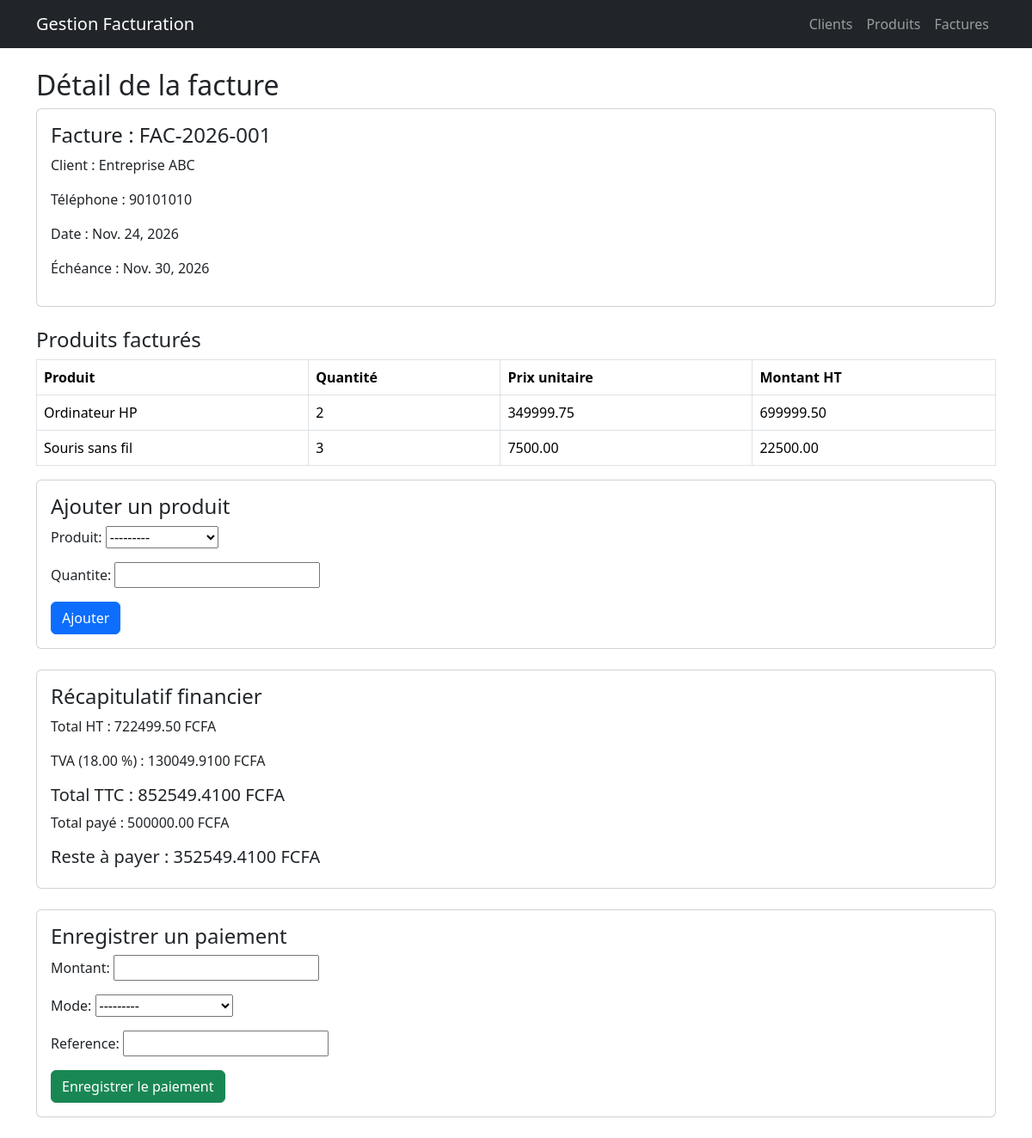
The page /factures/1/ on the database its author committed.
### facturation/models.py (models this page shows, shortened)
class Facture(models.Model):
    STATUTS = [
        ('BROUILLON', 'Brouillon'),
        ('VALIDEE', 'Validée'),
        ('PAYEE', 'Payée'),
        ('ANNULEE', 'Annulée'),
    ]
    numero = models.CharField(max_length=30, unique=True)
    client = models.ForeignKey(
        Client,
        on_delete=models.PROTECT,
        related_name='factures',
    )
    date_creation = models.DateField(auto_now_add=True)
    date_echeance = models.DateField()
    taux_tva = models.DecimalField(
        max_digits=5,
        decimal_places=2,
        default=Decimal('18.00'),
    )
    statut = models.CharField(
        max_length=20,
        choices=STATUTS,
        default='BROUILLON',
    )
    @property
    def total_ht(self):
        return sum(
            (ligne.montant_ht for ligne in self.lignes.all()),
            Decimal('0'),
        )
    @property
    def montant_tva(self):
        return self.total_ht * self.taux_tva / Decimal('100')
    @property
    def total_ttc(self):
        return self.total_ht + self.montant_tva
    @property
    def total_paye(self):
        return sum(
            (p.montant for p in self.paiements.all()),
            Decimal('0'),
        )
    @property
    def reste_a_payer(self):
        return self.total_ttc - self.total_paye

class Client(models.Model):
    nom = models.CharField(max_length=150)
    email = models.EmailField(blank=True)
    telephone = models.CharField(max_length=20)
    adresse = models.TextField(blank=True)
    date_creation = models.DateTimeField(auto_now_add=True)

class LigneFacture(models.Model):
    facture = models.ForeignKey(
        Facture,
        on_delete=models.CASCADE,
        related_name='lignes',
    )
    produit = models.ForeignKey(Produit, on_delete=models.PROTECT)
    quantite = models.PositiveIntegerField()
    prix_unitaire = models.DecimalField(max_digits=12, decimal_places=2)
    @property
    def montant_ht(self):
        return self.quantite * self.prix_unitaire

class Produit(models.Model):
    nom = models.CharField(max_length=150)
    description = models.TextField(blank=True)
    prix = models.DecimalField(max_digits=12, decimal_places=2)
    stock = models.PositiveIntegerField(default=0)
    date_creation = models.DateTimeField(auto_now_add=True)
    def __str__(self):
        return self.nom

class Paiement(models.Model):
    MODES = [
        ('ESPECES', 'Espèces'),
        ('VIREMENT', 'Virement bancaire'),
        ('CHEQUE', 'Chèque'),
        ('MOBILE_MONEY', 'Mobile Money'),
    ]
    facture = models.ForeignKey(
        Facture,
        on_delete=models.PROTECT,
        related_name='paiements',
    )
    montant = models.DecimalField(max_digits=12, decimal_places=2)
    mode = models.CharField(max_length=20, choices=MODES)
    date_paiement = models.DateTimeField(auto_now_add=True)
    reference = models.CharField(max_length=100, blank=True)

### facturation/views.py (the view)
def detail_facture(request, facture_id):
    facture = get_object_or_404(Facture, id=facture_id)
    return render(
        request,
        'facturation/detail_facture.html',
        {
            'facture': facture,
            'ligne_form': LigneFactureForm(),
            'paiement_form': PaiementForm(),
        },
    )

### facturation/forms.py
class LigneFactureForm(forms.ModelForm):
    class Meta:
        model = LigneFacture
        fields = ['produit', 'quantite']

class PaiementForm(forms.ModelForm):
    class Meta:
        model = Paiement
        fields = ['montant', 'mode', 'reference']

### facturation/templates/facturation/detail_facture.html (shortened to what this page needs)
{% extends 'facturation/base.html' %}
{% block content %}
<h2>Détail de la facture</h2>
<div class="card p-3 mb-4">
    <h4>Facture : {{ facture.numero }}</h4>
    <p>
        Client : {{ facture.client.nom }}
    </p>
    <p>
        Téléphone : {{ facture.client.telephone }}
    </p>
    <p>
        Date : {{ facture.date_creation }}
    </p>
    <p>
        Échéance : {{ facture.date_echeance }}
    </p>
</div>
<h4>Produits facturés</h4>
<table class="table table-bordered">
    <thead>
        <tr>
            <th>Produit</th>
            <th>Quantité</th>
            <th>Prix unitaire</th>
            <th>Montant HT</th>
        </tr>
    </thead>
    <tbody>
        {% for ligne in facture.lignes.all %}
        <tr>
            <td>{{ ligne.produit.nom }}</td>
            <td>{{ ligne.quantite }}</td>
            <td>{{ ligne.prix_unitaire }}</td>
            <td>{{ ligne.montant_ht }}</td>
        </tr>
        {% empty %}
        <tr>
            <td colspan="4">
                Aucun produit dans cette facture.
            </td>
        </tr>
        {% endfor %}
    </tbody>
</table>
<div class="card p-3 mb-4">
    <h4>Ajouter un produit</h4>
    <form method="POST"
          action="{% url 'ajouter_ligne' facture.id %}">
        {{ ligne_form.as_p }}
        <button type="submit"
                class="btn btn-primary">
            Ajouter
        </button>
    </form>
</div>
<div class="card p-3 mb-4">
    <h4>Récapitulatif financier</h4>
    <p>
        Total HT :
        {{ facture.total_ht }} FCFA
    </p>
    <p>
        TVA ({{ facture.taux_tva }} %) :
        {{ facture.montant_tva }} FCFA
    </p>
    <h5>
        Total TTC :
        {{ facture.total_ttc }} FCFA
    </h5>
    <p>
        Total payé :
        {{ facture.total_paye }} FCFA
    </p>
    <h5>
        Reste à payer :
        {{ facture.reste_a_payer }} FCFA
    </h5>
</div>
<div class="card p-3 mb-4">
    <h4>Enregistrer un paiement</h4>
    <form method="POST"
          action="{% url 'ajouter_paiement' facture.id %}">
        {{ paiement_form.as_p }}
        <button type="submit"
                class="btn btn-success">
            Enregistrer le paiement
        </button>
    </form>
</div>
{% endblock %}

### facturation/templates/facturation/base.html (shortened to what this page needs)
<!DOCTYPE html>
<html lang="fr">
<head>
    <link
        href="https://cdn.jsdelivr.net/npm/bootstrap@5.3.3/dist/css/bootstrap.min.css"
        rel="stylesheet">
</head>
<body>
    <nav class="navbar navbar-expand-lg navbar-dark bg-dark">
        <div class="container">
            <a class="navbar-brand" href="/">
                Gestion Facturation
            </a>
            <div class="navbar-nav">
                <a class="nav-link"
                   href="{% url 'liste_clients' %}">
                    Clients
                </a>
                <a class="nav-link"
                   href="{% url 'liste_produits' %}">
                    Produits
                </a>
                <a class="nav-link"
                   href="{% url 'liste_factures' %}">
                    Factures
                </a>
            </div>
        </div>
    </nav>
    <div class="container mt-4">
        {% block content %}
        {% endblock %}
    </div>
</body>
</html>

### rows shown on the page
Facture: numero "FAC-2026-001", client.nom "Entreprise ABC", client.telephone "90101010", date_creation "Nov. 24, 2026", date_echeance "Nov. 30, 2026", total_ht "722499.50", taux_tva "18.00", montant_tva "130049.9100", total_ttc "852549.4100", total_paye "500000.00", reste_a_payer "352549.4100"
LigneFacture: produit.nom "Ordinateur HP", quantite "2", prix_unitaire "349999.75", montant_ht "699999.50"
LigneFacture: produit.nom "Souris sans fil", quantite "3", prix_unitaire "7500.00", montant_ht "22500.00"
